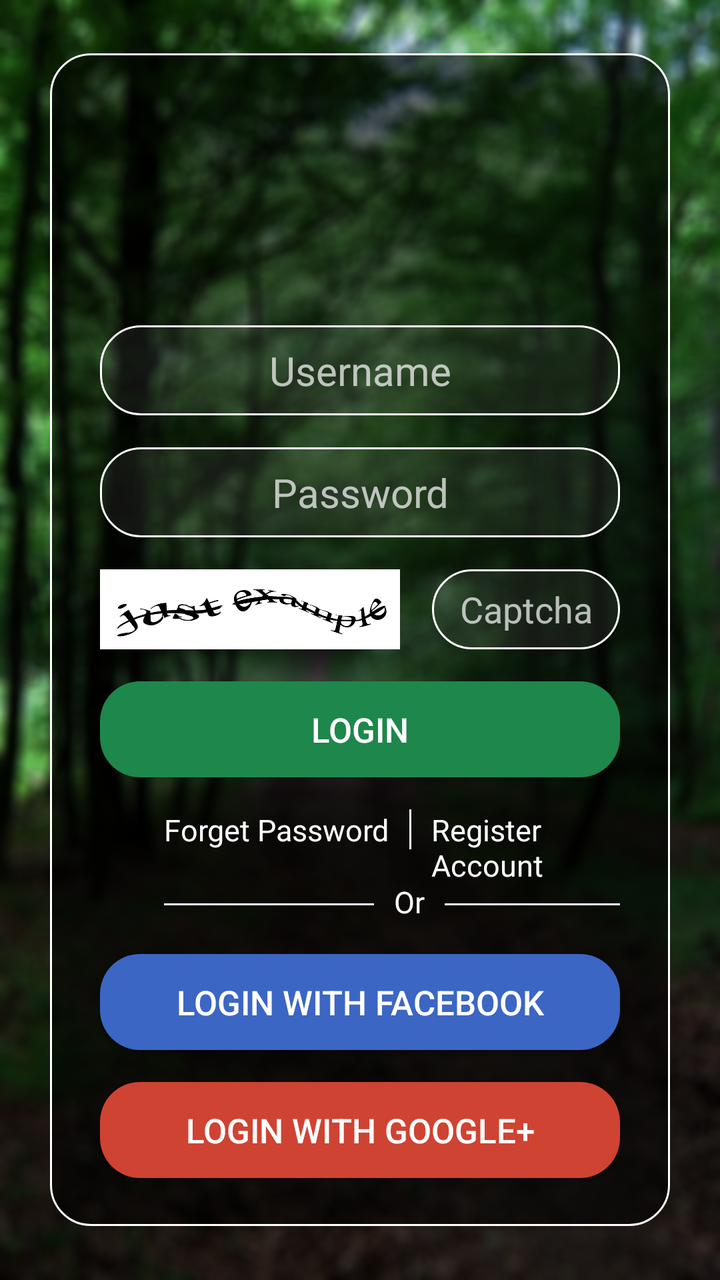
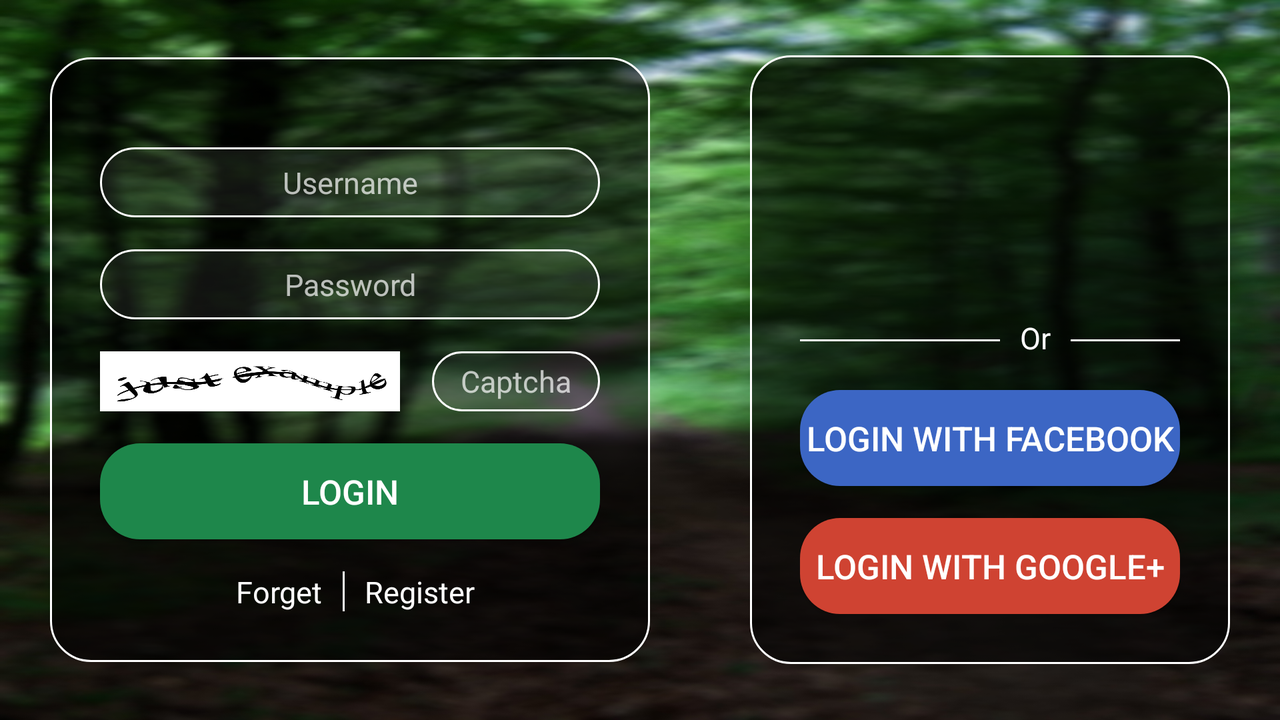

The same Android screen from two of the app's own layout files: first res/layout/ as a phone draws it, then the repository's variant for another configuration, drawn on a device whose configuration selects that folder. Both files follow.
<!-- AndroidManifest.xml: activity theme Theme.AppCompat.NoActionBar -->
<!-- res/layout/activity_main.xml -->
<?xml version="1.0" encoding="utf-8"?>
<RelativeLayout xmlns:android="http://schemas.android.com/apk/res/android"
    xmlns:tools="http://schemas.android.com/tools"
    android:layout_width="match_parent"
    android:layout_height="match_parent"
    android:background="@drawable/bglogin"
    tools:context="com.gmail.yudhapratama539.belajarlayout.MainActivity">
    <RelativeLayout
        android:layout_width="wrap_content"
        android:layout_height="wrap_content"
        android:layout_centerVertical="true"
        android:layout_centerHorizontal="true"
        android:layout_marginRight="25dp"
        android:layout_marginLeft="25dp"
        android:paddingLeft="25dp"
        android:paddingRight="25dp"
        android:paddingTop="16dp"
        android:paddingBottom="24dp"
        android:background="@drawable/bgfilter">
        <ImageView
            android:id="@+id/imgprofie"
            android:layout_width="100dp"
            android:layout_height="100dp"
            android:layout_centerHorizontal="true"
            android:background="@drawable/profile"/>
        <EditText
            android:id="@+id/edittextemail"
            android:layout_width="match_parent"
            android:layout_height="45dp"
            android:layout_marginTop="20dp"
            android:background="@drawable/bgedittext"
            android:hint="Username"
            android:textAlignment="center"
            android:textSize="20sp"
            android:layout_below="@id/imgprofie"/>
        <EditText
            android:id="@+id/edittextpassword"
            android:layout_width="match_parent"
            android:layout_height="45dp"
            android:layout_marginTop="16dp"
            android:background="@drawable/bgedittext"
            android:hint="Password"
            android:inputType="textPassword"
            android:textAlignment="center"
            android:textSize="20sp"
            android:layout_below="@id/edittextemail"/>
        <ImageView
            android:id="@+id/captha"
            android:layout_width="150dp"
            android:layout_height="40dp"
            android:layout_marginTop="16dp"
            android:layout_marginRight="8dp"
            android:background="@drawable/captcha"
            android:layout_below="@id/edittextpassword"/>
        <EditText
            android:layout_width="150dp"
            android:layout_height="40dp"
            android:layout_marginTop="16dp"
            android:layout_marginLeft="8dp"
            android:background="@drawable/bgedittext"
            android:layout_below="@id/edittextpassword"
            android:layout_toRightOf="@id/captha"
            android:hint="Captcha"
            android:textAlignment="center"/>
        <Button
            android:id="@+id/buttonlogin"
            android:layout_width="match_parent"
            android:layout_height="wrap_content"
            android:layout_marginTop="16dp"
            android:background="@drawable/bgbutton"
            android:text="login"
            android:textSize="17sp"
            android:layout_below="@id/captha"/>
        <TextView
            android:id="@+id/textViewforget"
            android:layout_width="wrap_content"
            android:layout_height="wrap_content"
            android:layout_below="@id/buttonlogin"
            android:text="Forget Password"
            android:textColor="#ffffff"
            android:layout_marginTop="16dp"
            android:layout_marginLeft="32dp"
            android:textSize="15sp"/>
        <View
            android:id="@+id/view1"
            android:layout_width="1dp"
            android:layout_height="20dp"
            android:layout_marginLeft="10dp"
            android:layout_marginTop="16dp"
            android:background="#ffffff"
            android:layout_below="@id/buttonlogin"
            android:layout_toRightOf="@id/textViewforget"/>
        <TextView
            android:id="@+id/textViewRegister"
            android:layout_width="wrap_content"
            android:layout_height="wrap_content"
            android:layout_below="@id/buttonlogin"
            android:text="Register Account"
            android:textColor="#ffffff"
            android:layout_marginTop="16dp"
            android:layout_marginLeft="10dp"
            android:textSize="15sp"
            android:layout_toRightOf="@id/view1"/>
        <View
            android:id="@+id/view2"
            android:layout_width="105dp"
            android:layout_height="1dp"
            android:layout_marginLeft="32dp"
            android:layout_marginTop="27dp"
            android:background="#ffffff"
            android:layout_below="@id/view1"/>
        <TextView
            android:id="@+id/textViewor"
            android:layout_width="wrap_content"
            android:layout_height="wrap_content"
            android:layout_marginTop="16dp"
            android:layout_marginLeft="10dp"
            android:text="Or"
            android:textSize="15sp"
            android:textColor="#ffffff"
            android:layout_below="@+id/view1"
            android:layout_toRightOf="@id/view2"/>
        <View
            android:id="@+id/view3"
            android:layout_width="105dp"
            android:layout_height="1dp"
            android:layout_marginLeft="10dp"
            android:layout_marginTop="27dp"
            android:background="#ffffff"
            android:layout_below="@id/view1"
            android:layout_toRightOf="@id/textViewor"/>
        <Button
            android:id="@+id/buttonloginFb"
            android:layout_width="match_parent"
            android:layout_height="wrap_content"
            android:layout_marginTop="16dp"
            android:background="@drawable/bgbuttonfb"
            android:text="login with facebook"
            android:textSize="17sp"
            android:layout_below="@id/textViewor"/>
        <Button
            android:id="@+id/buttonlogingoogle"
            android:layout_width="match_parent"
            android:layout_height="wrap_content"
            android:layout_marginTop="16dp"
            android:background="@drawable/bgbuttongoogle"
            android:text="login with google+"
            android:textSize="17sp"
            android:layout_below="@id/buttonloginFb"/>

    </RelativeLayout>

</RelativeLayout>
<!-- resources referenced by this layout -->
<resources>
  <!-- drawable bgbutton (drawable) -->
  <?xml version="1.0" encoding="utf-8"?>
  <shape xmlns:android="http://schemas.android.com/apk/res/android">
      <solid android:color="#1E874B"/>
      <corners android:radius="20dp"/>
      <padding android:left="0dp" android:top="0dp" android:right="0dp" android:bottom="0dp" />
  </shape>
  <!-- drawable bgbuttonfb (drawable) -->
  <?xml version="1.0" encoding="utf-8"?>
  <shape xmlns:android="http://schemas.android.com/apk/res/android">
      <solid android:color="#3C66C4"/>
      <corners android:radius="20dp"/>
      <padding android:left="0dp" android:top="0dp" android:right="0dp" android:bottom="0dp" />
  </shape>
  <!-- drawable bgbuttongoogle (drawable) -->
  <?xml version="1.0" encoding="utf-8"?>
  <shape xmlns:android="http://schemas.android.com/apk/res/android">
      <solid android:color="#CF4332"/>
      <corners android:radius="20dp"/>
      <padding android:left="0dp" android:top="0dp" android:right="0dp" android:bottom="0dp" />
  </shape>
  <!-- drawable bgedittext (drawable) -->
  <?xml version="1.0" encoding="utf-8"?>
  <shape xmlns:android="http://schemas.android.com/apk/res/android">
      <stroke android:color="#ffffff"
          android:width="1dp"/>
      <solid android:color="#10ffffff"/>
      <corners android:radius="20dp"/>
      <padding android:left="0dp" android:top="0dp" android:right="0dp" android:bottom="0dp" />
  </shape>
  <!-- drawable bgfilter (drawable) -->
  <?xml version="1.0" encoding="utf-8"?>
  <shape xmlns:android="http://schemas.android.com/apk/res/android">
      <stroke android:color="#ffffff"
          android:width="1dp"/>
      <solid android:color="#90000000"/>
      <corners android:radius="20dp"/>
      <padding android:left="0dp" android:top="0dp" android:right="0dp" android:bottom="0dp" />
  </shape>
  <!-- drawable bglogin: jpg bitmap (drawable, 135794 bytes) -->
  <!-- drawable captcha: png bitmap (drawable, 18374 bytes) -->
</resources>
<!-- res/layout-land/activity_main.xml (the repository's variant of the layout above) -->
<!-- drawn on the phone turned sideways -->
<?xml version="1.0" encoding="utf-8"?>
<RelativeLayout xmlns:android="http://schemas.android.com/apk/res/android"
    android:layout_width="match_parent"
    android:layout_height="match_parent"
    android:background="@drawable/bglogin">
    <RelativeLayout
        android:id="@+id/relative1"
        android:layout_width="300dp"
        android:layout_height="wrap_content"
        android:padding="25dp"
        android:layout_margin="25dp"
        android:background="@drawable/bgfilter"
        android:layout_centerVertical="true">
        <EditText
            android:id="@+id/edittextemail"
            android:layout_width="match_parent"
            android:layout_height="35dp"
            android:layout_marginTop="20dp"
            android:background="@drawable/bgedittext"
            android:hint="Username"
            android:textAlignment="center"
            android:textSize="15sp"/>
        <EditText
            android:id="@+id/edittextpassword"
            android:layout_width="match_parent"
            android:layout_height="35dp"
            android:layout_marginTop="16dp"
            android:background="@drawable/bgedittext"
            android:hint="Password"
            android:inputType="textPassword"
            android:textAlignment="center"
            android:textSize="15sp"
            android:layout_below="@id/edittextemail"/>
        <ImageView
            android:id="@+id/captha"
            android:layout_width="150dp"
            android:layout_height="30dp"
            android:layout_marginTop="16dp"
            android:layout_marginRight="8dp"
            android:background="@drawable/captcha"
            android:layout_below="@id/edittextpassword"/>
        <EditText
            android:layout_width="150dp"
            android:layout_height="30dp"
            android:layout_marginTop="16dp"
            android:layout_marginLeft="8dp"
            android:background="@drawable/bgedittext"
            android:layout_below="@id/edittextpassword"
            android:layout_toRightOf="@id/captha"
            android:hint="Captcha"
            android:textSize="15sp"
            android:textAlignment="center"/>
        <Button
            android:id="@+id/buttonlogin"
            android:layout_width="match_parent"
            android:layout_height="wrap_content"
            android:layout_marginTop="16dp"
            android:background="@drawable/bgbutton"
            android:text="login"
            android:textSize="17sp"
            android:layout_below="@id/captha"/>
        <TextView
            android:id="@+id/textViewforget"
            android:layout_width="wrap_content"
            android:layout_height="wrap_content"
            android:layout_below="@id/buttonlogin"
            android:text="Forget"
            android:textColor="#ffffff"
            android:layout_marginTop="16dp"
            android:layout_marginLeft="68dp"
            android:textSize="15sp"/>
        <View
            android:id="@+id/view1"
            android:layout_width="1dp"
            android:layout_height="20dp"
            android:layout_marginLeft="10dp"
            android:layout_marginTop="16dp"
            android:background="#ffffff"
            android:layout_below="@id/buttonlogin"
            android:layout_toRightOf="@id/textViewforget"/>
        <TextView
            android:id="@+id/textViewRegister"
            android:layout_width="wrap_content"
            android:layout_height="wrap_content"
            android:layout_below="@id/buttonlogin"
            android:text="Register"
            android:textColor="#ffffff"
            android:layout_marginTop="16dp"
            android:layout_marginLeft="10dp"
            android:textSize="15sp"
            android:layout_toRightOf="@id/view1"/>
    </RelativeLayout>
    <RelativeLayout
        android:layout_width="300dp"
        android:layout_height="wrap_content"
        android:layout_toRightOf="@id/relative1"
        android:layout_margin="25dp"
        android:padding="25dp"
        android:background="@drawable/bgfilter"
        android:layout_centerVertical="true">
        <ImageView
            android:id="@+id/imgprofie"
            android:layout_width="90dp"
            android:layout_height="90dp"
            android:layout_centerHorizontal="true"
            android:background="@drawable/profile"/>
        <View
            android:layout_below="@+id/imgprofie"
            android:id="@+id/view2"
            android:layout_width="100dp"
            android:layout_height="1dp"
            android:layout_marginTop="27dp"
            android:background="#ffffff"/>
        <TextView
            android:layout_below="@+id/imgprofie"
            android:id="@+id/textViewor"
            android:layout_width="wrap_content"
            android:layout_height="wrap_content"
            android:layout_marginTop="16dp"
            android:layout_marginLeft="10dp"
            android:text="Or"
            android:textSize="15sp"
            android:textColor="#ffffff"
            android:layout_toRightOf="@id/view2"/>
        <View
            android:layout_below="@+id/imgprofie"
            android:id="@+id/view3"
            android:layout_width="105dp"
            android:layout_height="1dp"
            android:layout_marginLeft="10dp"
            android:layout_marginTop="27dp"
            android:background="#ffffff"
            android:layout_toRightOf="@id/textViewor"/>
        <Button
            android:id="@+id/buttonloginFb"
            android:layout_width="match_parent"
            android:layout_height="wrap_content"
            android:layout_marginTop="16dp"
            android:background="@drawable/bgbuttonfb"
            android:text="login with facebook"
            android:textSize="17sp"
            android:layout_below="@id/textViewor"/>
        <Button
            android:id="@+id/buttonlogingoogle"
            android:layout_width="match_parent"
            android:layout_height="wrap_content"
            android:layout_marginTop="16dp"
            android:background="@drawable/bgbuttongoogle"
            android:text="login with google+"
            android:textSize="17sp"
            android:layout_below="@id/buttonloginFb"/>
    </RelativeLayout>

</RelativeLayout>
